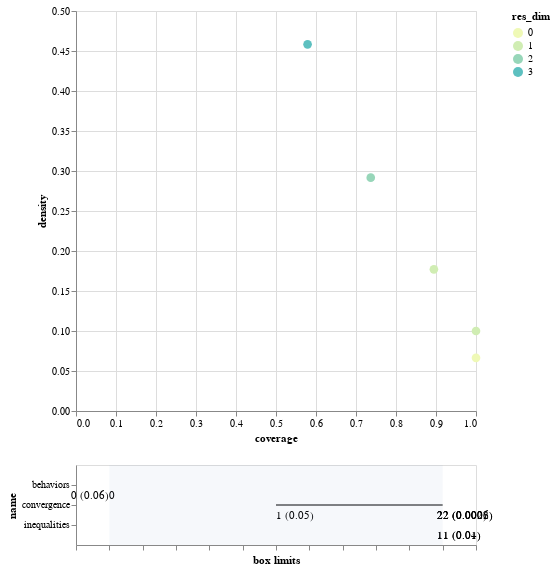

Write notebook code for a chart like this one.
### Code cell
box_ssp5_1.inspect_tradeoff()

### Figure 1 — Vega-Lite specification as saved in the notebook (floating-point values rounded to 4 significant figures)
{"config": {"view": {"continuousWidth": 400, "continuousHeight": 300}}, "vconcat": [{"data": {"name": "data-38134a8a13aea7cccfc8abfdaadf5ace"}, "mark": {"type": "circle", "size": 75}, "encoding": {"color": {"type": "ordinal", "field": "res_dim", "scale": {"range": ["#eff9b6", "#d0edb3", "#97d6b9", "#5dc0c0", "#31a5c2", "#1f80b8", "#2354a3", "#21318d"]}}, "opacity": {"condition": {"value": 1, "selection": "selector006"}, "value": 0.4}, "tooltip": [{"type": "ordinal", "field": "id"}, {"type": "quantitative", "field": "coverage", "format": ".2"}, {"type": "quantitative", "field": "density", "format": ".2"}, {"type": "ordinal", "field": "res_dim"}], "x": {"type": "quantitative", "field": "coverage"}, "y": {"type": "quantitative", "field": "density"}}, "height": 400, "selection": {"selector006": {"type": "single", "fields": ["id"]}}, "width": 400}, {"layer": [{"data": {"name": "data-44a72e9b9ad4006ead6ff1a36aafcf24"}, "mark": "rule", "encoding": {"x": {"type": "quantitative", "axis": {"grid": false, "labels": false, "title": "box limits"}, "field": "x_lower", "scale": {"domain": [0, 1], "padding": 0.1}}, "x2": {"field": "x_upper"}, "y": {"type": "nominal", "field": "name", "scale": {"padding": 1.0}}}, "transform": [{"calculate": "(datum.x1-datum.minimum)/(datum.maximum-datum.minimum)", "as": "x_lower"}, {"calculate": "(datum.x2-datum.minimum)/(datum.maximum-datum.minimum)", "as": "x_upper"}, {"filter": {"selection": "selector006"}}], "width": 400}, {"data": {"name": "data-44a72e9b9ad4006ead6ff1a36aafcf24"}, "mark": {"type": "text", "align": "left", "baseline": "top", "dy": 5}, "encoding": {"text": {"type": "ordinal", "field": "text"}, "x": {"type": "quantitative", "axis": {"grid": false, "labels": false, "title": "box limits"}, "field": "x_lower", "scale": {"domain": [0, 1], "padding": 0.1}}, "x2": {"field": "x_upper"}, "y": {"type": "nominal", "field": "name", "scale": {"padding": 1.0}}}, "transform": [{"calculate": "(datum.x1-datum.minimum)/(datum.maximum-datum.minimum)", "as": "x_lower"}, {"calculate": "(datum.x2-datum.minimum)/(datum.maximum-datum.minimum)", "as": "x_upper"}, {"filter": {"selection": "selector006"}}, {"calculate": "datum.qp_lower>0?format(datum.x1, \".2\")+\" (\"+format(datum.qp_lower, \".1~g\")+\")\" :format(datum.x1, \".2\")", "as": "text"}], "width": 400}, {"data": {"name": "data-44a72e9b9ad4006ead6ff1a36aafcf24"}, "mark": {"type": "text", "align": "right", "baseline": "top", "dy": 5}, "encoding": {"text": {"type": "ordinal", "field": "text"}, "x": {"type": "quantitative", "field": "x_upper"}, "x2": {"field": "x_upper"}, "y": {"type": "nominal", "field": "name", "scale": {"padding": 1.0}}}, "transform": [{"calculate": "(datum.x1-datum.minimum)/(datum.maximum-datum.minimum)", "as": "x_lower"}, {"calculate": "(datum.x2-datum.minimum)/(datum.maximum-datum.minimum)", "as": "x_upper"}, {"filter": {"selection": "selector006"}}, {"calculate": "datum.qp_upper>0?format(datum.x2, \".2\")+\" (\"+format(datum.qp_upper, \".1\")+\")\" :format(datum.x2, \".2\")", "as": "text"}], "width": 400}, {"data": {"name": "data-bb8d07f6df3d47a6a475317795287b23"}, "mark": {"type": "rect", "opacity": 0.05}, "encoding": {"x": {"type": "quantitative", "field": "start"}, "x2": {"field": "end"}}}, {"data": {"name": "data-d751713988987e9331980363e24189ce"}, "mark": "point", "encoding": {"x": {"type": "quantitative", "field": "x"}, "y": {"type": "nominal", "field": "name"}}, "transform": [{"filter": {"selection": "selector006"}}], "width": 400}, {"data": {"name": "data-d751713988987e9331980363e24189ce"}, "mark": {"type": "text", "align": "center", "baseline": "top", "dy": 5}, "encoding": {"text": {"type": "nominal", "field": "item"}, "x": {"type": "quantitative", "field": "x"}, "y": {"type": "nominal", "field": "name"}}, "transform": [{"filter": {"selection": "selector006"}}], "width": 400}]}], "$schema": "https://vega.github.io/schema/vega-lite/v4.8.1.json", "datasets": {"data-38134a8a13aea7cccfc8abfdaadf5ace": [{"coverage": 1.0, "density": 0.06643, "id": 0, "mass": 1.0, "mean": 0.06643, "res_dim": 0}, {"coverage": 1.0, "density": 0.1, "id": 1, "mass": 0.6643, "mean": 0.1, "res_dim": 1}, {"coverage": 0.8947, "density": 0.1771, "id": 2, "mass": 0.3357, "mean": 0.1771, "res_dim": 1}, {"coverage": 0.7368, "density": 0.2917, "id": 3, "mass": 0.1678, "mean": 0.2917, "res_dim": 2}, {"coverage": 0.5789, "density": 0.4583, "id": 4, "mass": 0.08392, "mean": 0.4583, "res_dim": 3}], "data-44a72e9b9ad4006ead6ff1a36aafcf24": [{"x1": 1.0, "x2": 2.0, "name": "convergence", "id": 1, "minimum": 0.0, "maximum": 2.0, "qp_lower": 0.04973, "qp_upper": -1.0}, {"x1": 2.0, "x2": 2.0, "name": "convergence", "id": 2, "minimum": 0.0, "maximum": 2.0, "qp_lower": 0.0001876, "qp_upper": -1.0}, {"x1": 1.0, "x2": 1.0, "name": "inequalities", "id": 3, "minimum": 0.0, "maximum": 1.0, "qp_lower": 0.03506, "qp_upper": -1.0}, {"x1": 2.0, "x2": 2.0, "name": "convergence", "id": 3, "minimum": 0.0, "maximum": 2.0, "qp_lower": 0.0005685, "qp_upper": -1.0}, {"x1": 1.0, "x2": 1.0, "name": "inequalities", "id": 4, "minimum": 0.0, "maximum": 1.0, "qp_lower": 0.01113, "qp_upper": -1.0}, {"x1": 2.0, "x2": 2.0, "name": "convergence", "id": 4, "minimum": 0.0, "maximum": 2.0, "qp_lower": 0.001617, "qp_upper": -1.0}, {"x1": 0.0, "x2": 0.0, "name": "behaviors", "id": 4, "minimum": 0.0, "maximum": 1.0, "qp_lower": -1.0, "qp_upper": 0.06194}], "data-bb8d07f6df3d47a6a475317795287b23": [{"start": 0, "end": 1}], "data-d751713988987e9331980363e24189ce": []}}
